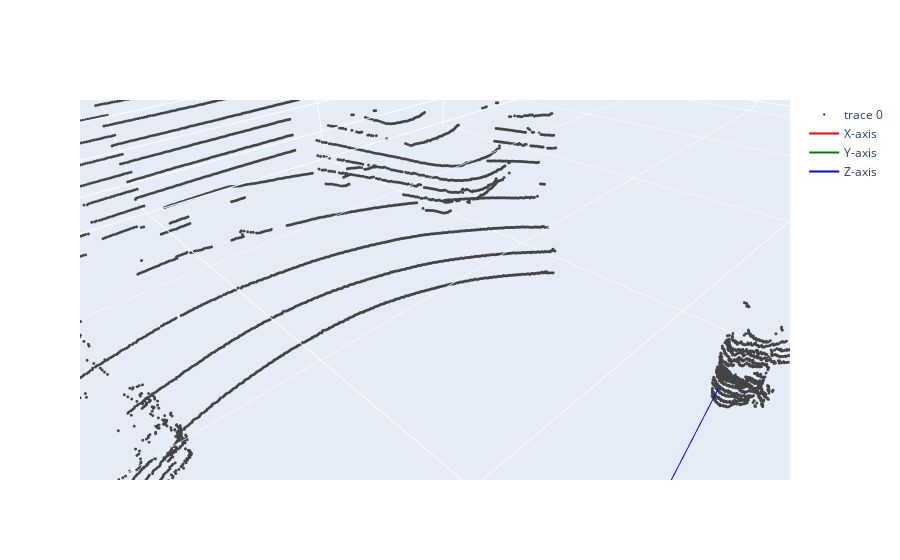
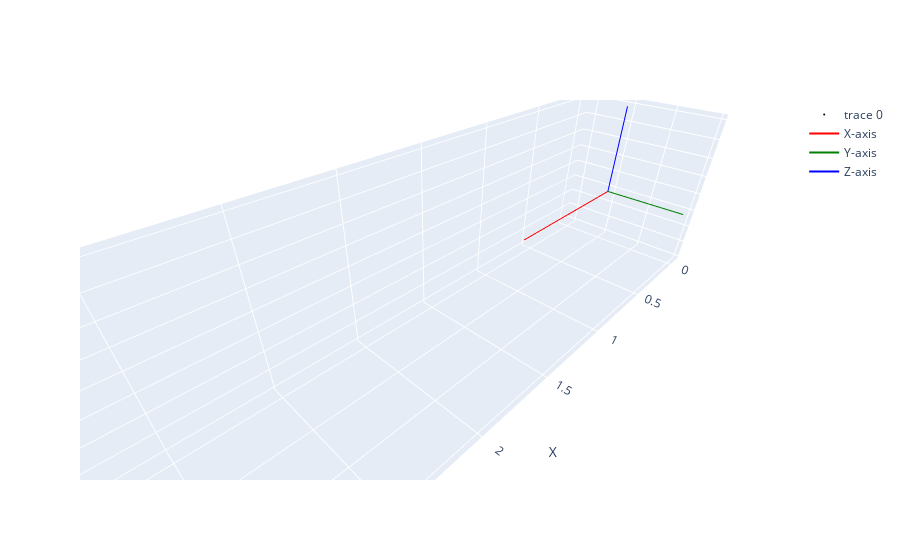

Source (notebook cell) for these figures, in order:
### Markdown cell above
## Check the RoI data and save by handcraft

### Code cell
import open3d as o3d
import numpy as np
from utils.util import show_point_cloud
from tqdm import tqdm
from PIL import Image

# 1344 1397 630 359 136 164 720 925 224 286 1136 69 0 811 866 1463
idx = 27

# ---------- MAIN PIPELINE ----------
img_path = '../data/Image'
pcd_path = '../data/PCD'
whole_pcd_path = '../data/WholePCD'

# Read the point cloud file
os.makedirs(os.path.join(img_path), exist_ok=True)
os.makedirs(os.path.join(pcd_path), exist_ok=True)
os.makedirs(os.path.join(whole_pcd_path), exist_ok=True)

pcd = o3d.io.read_point_cloud(os.path.join(root, 'PCD', pcd_files[idx]))
show_point_cloud(pcd, scailing=False, intensity=False)

points = np.asarray(pcd.points)
valid_mask = np.isfinite(points).all(axis=1)
points = points[valid_mask]
np.save(f"{whole_pcd_path}/{pcd_files[idx][:6]}.npy", points)

# Set region of interest (ROI)
mask = np.ones(points.shape[0])
# velodyne
mask = np.logical_and(mask, points[:, 0] < 6)
mask = np.logical_and(mask, points[:, 0] > 1)
mask = np.logical_and(mask, points[:, 1] < 3)
mask = np.logical_and(mask, points[:, 1] > -3)        
mask = np.logical_and(mask, points[:, 2] > -0.6)

roi_points = points[mask]
roi_pcd = o3d.geometry.PointCloud()
roi_pcd.points = o3d.utility.Vector3dVector(roi_points)

# Segment the plane using RANSAC
plane_model, inliers = roi_pcd.segment_plane(distance_threshold=0.01, ransac_n=3, num_iterations=10000)
[a, b, c, d] = plane_model
plane_points = np.asarray(roi_pcd.points)[inliers]

plane_pcd = o3d.geometry.PointCloud()
plane_pcd.points = o3d.utility.Vector3dVector(plane_points)
plane_normal = np.array([a, b, c]) / np.linalg.norm([a, b, c])
plane_center_point = np.mean(plane_points, axis=0)

plane_pcd = o3d.geometry.PointCloud()
plane_pcd.points = o3d.utility.Vector3dVector(plane_points)
show_point_cloud(plane_pcd, scailing=False, intensity=False)

np.save(f"{pcd_path}/{pcd_files[idx][:6]}.npy", np.asarray(plane_pcd.points))
img = Image.open(os.path.join(root, 'Image', img_files[idx])) 
img.save(f'{img_path}/{img_files[idx][:6]}.png')

### Figure 1 — Plotly figure (JSON) as saved in the notebook; plotly's stock layout.template omitted (floating-point values rounded to 4 significant figures; data arrays with more than 128 entries replaced by an {"elided": "..."} marker saying what was removed)
{"data": [{"marker": {"color": [], "size": 1}, "mode": "markers", "type": "scatter3d", "x": {"elided": "26087 float values"}, "y": {"elided": "26087 float values"}, "z": {"elided": "26087 float values"}}, {"line": {"color": "red"}, "mode": "lines", "name": "X-axis", "type": "scatter3d", "x": [0, 1], "y": [0, 0], "z": [0, 0]}, {"line": {"color": "green"}, "mode": "lines", "name": "Y-axis", "type": "scatter3d", "x": [0, 0], "y": [0, 1], "z": [0, 0]}, {"line": {"color": "blue"}, "mode": "lines", "name": "Z-axis", "type": "scatter3d", "x": [0, 0], "y": [0, 0], "z": [0, 1]}], "layout": {"scene": {"aspectmode": "manual", "aspectratio": {"x": 35.84, "y": 17.38, "z": 5.408}, "xaxis": {"title": {"text": "X"}}, "yaxis": {"title": {"text": "Y"}}, "zaxis": {"title": {"text": "Z"}}}}}

### Figure 2 — Plotly figure (JSON) as saved in the notebook; plotly's stock layout.template omitted (floating-point values rounded to 4 significant figures; data arrays with more than 128 entries replaced by an {"elided": "..."} marker saying what was removed)
{"data": [{"marker": {"color": [], "size": 1}, "mode": "markers", "type": "scatter3d", "x": {"elided": "411 float values"}, "y": {"elided": "411 float values"}, "z": {"elided": "411 float values"}}, {"line": {"color": "red"}, "mode": "lines", "name": "X-axis", "type": "scatter3d", "x": [0, 1], "y": [0, 0], "z": [0, 0]}, {"line": {"color": "green"}, "mode": "lines", "name": "Y-axis", "type": "scatter3d", "x": [0, 0], "y": [0, 1], "z": [0, 0]}, {"line": {"color": "blue"}, "mode": "lines", "name": "Z-axis", "type": "scatter3d", "x": [0, 0], "y": [0, 0], "z": [0, 1]}], "layout": {"scene": {"aspectmode": "manual", "aspectratio": {"x": 4.119, "y": 0.9288, "z": 1.021}, "xaxis": {"title": {"text": "X"}}, "yaxis": {"title": {"text": "Y"}}, "zaxis": {"title": {"text": "Z"}}}}}
